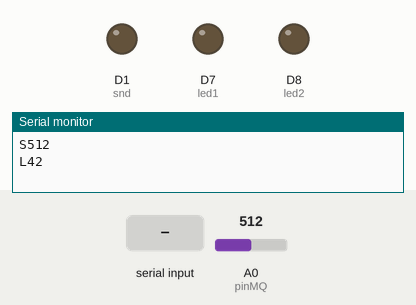
Simulated run of this sketch. Board: ESP8266 (NodeMCU). Parts: output pins drawn as LEDs (lit = HIGH), the last lines printed to the serial monitor. Dashed ring = blinking. Inputs (shaded band) come from the test bench; at power-on: A0 (pinMQ) = 512. WiFi joins after 1.5 s; servers stay silent unless stated.

Above: at 3.0 s.
3.1 s: "A" received over Serial
At 4.2 s:
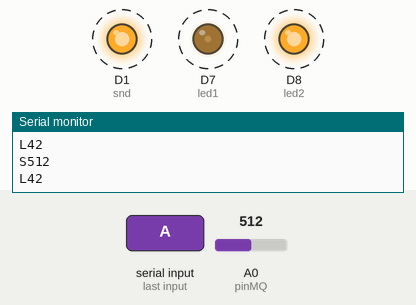
7.2 s: "1" received over Serial
At 7.8 s:
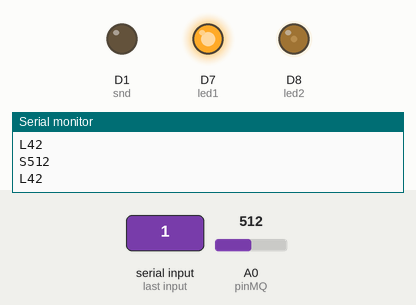
Timing chart, 0 to 10.2 s (numbered marks = the images above; inputs shaded):
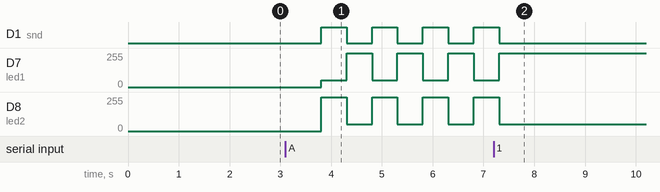

The sketch:

Sketch_For_App_IoT.ino
```cpp
#define BLYNK_PRINT Serial
#include <ESP8266WiFi.h>
#include <BlynkSimpleEsp8266.h>
#include <SimpleTimer.h>
SimpleTimer timer1, timer2;
int pinMQ = A0;
int led1 = D7;
int led2 = D8;
int snd = D1;
int smoke,lpg;
char data;
char auth[] = "AUTH_Blynk";
char ssid[] = "SSID";
char pass[] = "PASSWORD";
void setup() {
  // put your setup code here, to run once:
Serial.begin(9600);
Blynk.begin(auth,ssid,pass);
pinMode(led1, OUTPUT);
pinMode(led2, OUTPUT);
pinMode(snd, OUTPUT);
pinMode(pinMQ, INPUT);
timer1.setInterval(1000L, smoker);
timer2.setInterval(1000L,Alert);
}

void smoker()
{
   smoke =analogRead(pinMQ);
   lpg = smoke / 12;
   Serial.print("S");
   Serial.println(smoke);
   Serial.print("L");
   Serial.println(lpg);
   Blynk.virtualWrite(V1, smoke);
   Blynk.virtualWrite(V2, lpg);
}

void sending()
{
  while (Serial.available()>0)
  {
    data = Serial.read();
  }
}
void Alert()
{
  if (data == 'A')
  {
    analogWrite(led1, 50);
    analogWrite(led2, 700);
    digitalWrite(snd, HIGH);
    delay(500);
    analogWrite(led1, 700);
    analogWrite(led2, 50);
    digitalWrite(snd, LOW);
    delay(500);
    Blynk.email("GMail_Kamu","Kadar Asap Tinggi!!","Kadar Asap Melebihi dari Batas Yang Ditentukan!!");
  }
  else if (data == 'B')
  {
    digitalWrite(led1, LOW);
    digitalWrite(led2, LOW);
    digitalWrite(snd, LOW);
  }
}

void loop() {
  // put your main code here, to run repeatedly:
Blynk.run();
timer1.run();
sending();
timer2.run();
}
```

Measured:
- after the input at 3.1 s, D1 (snd): alternates HIGH for 0.50 s and LOW for 0.50 s, starting after 0.70 s; D7 (led1), D8 (led2): alternates 255/255 for 0.50 s and 50/255 for 0.50 s, starting after 0.70 s
- after the input at 7.2 s, D1 (snd): goes on until 7.3 s, then stays LOW; D7 (led1): goes on until 7.3 s, then stays 255/255; D8 (led2): goes on until 7.3 s, then stays 50/255
